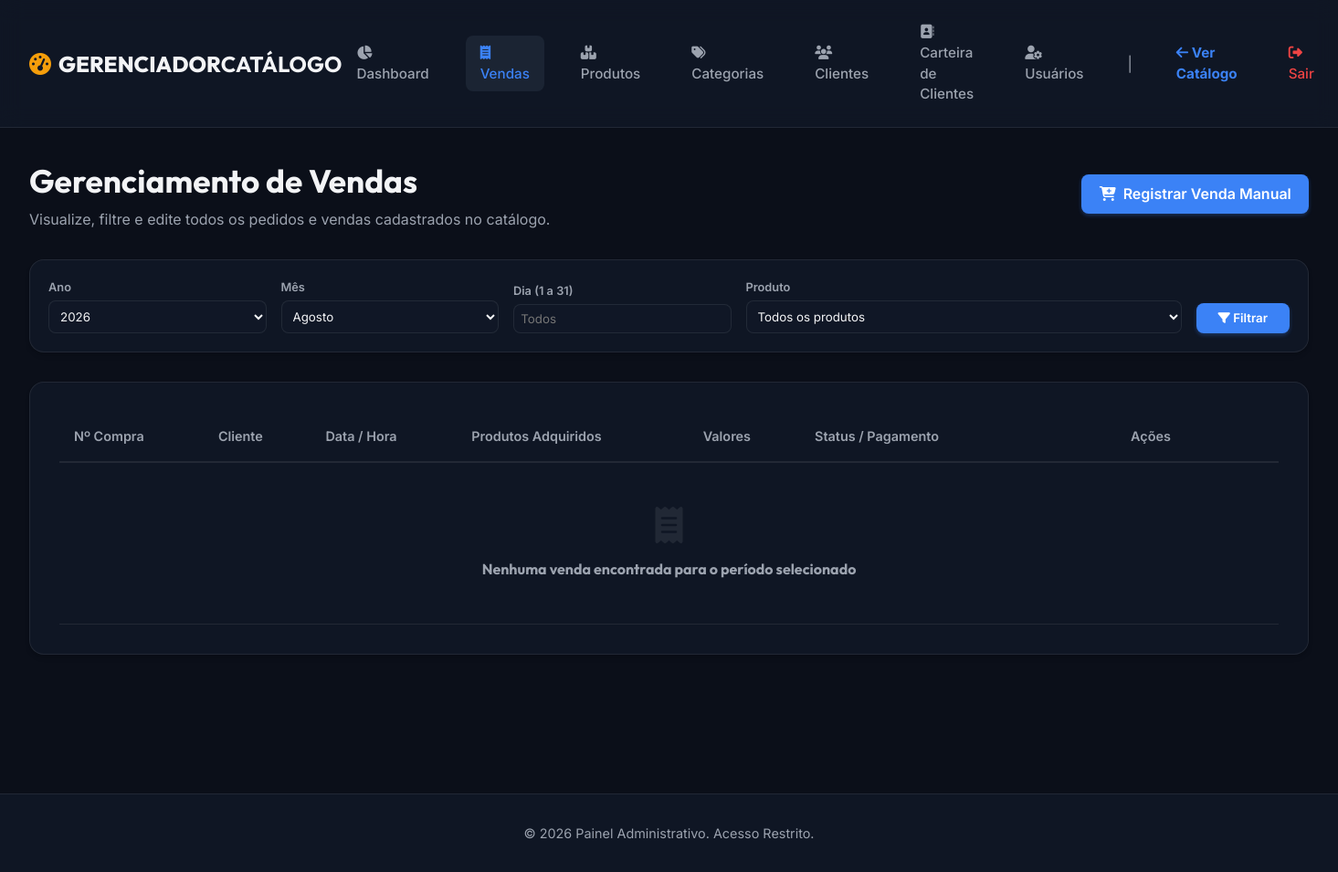
The page /dashboard/vendas/ (signed in) on the database as committed earlier.
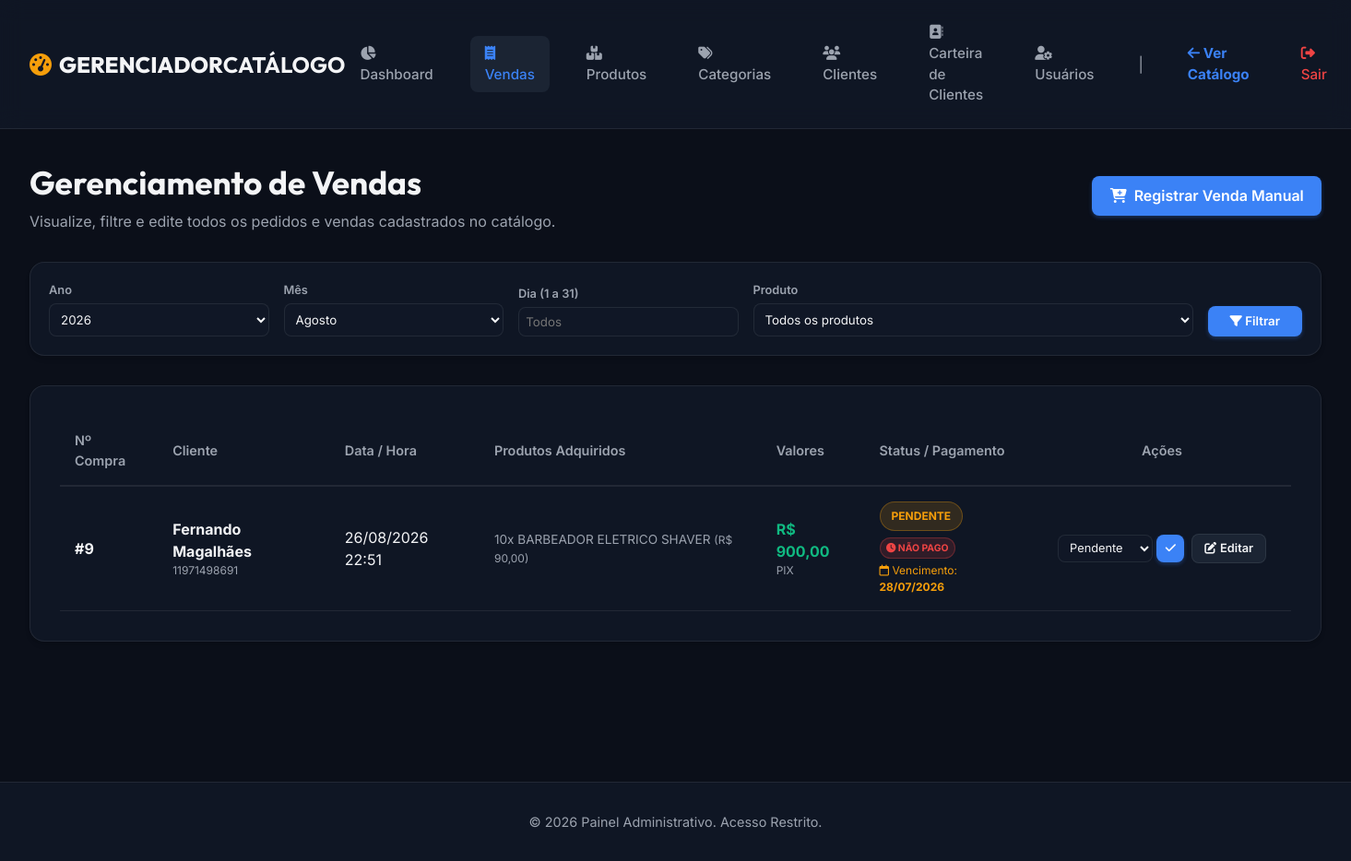
The same page on the database as committed later.
### catalogo/models.py (models this page shows, shortened)
class Purchase(models.Model):
    STATUS_CHOICES = [
        ("Pendente", "Pendente"),
        ("Finalizada", "Finalizada"),
        ("Cancelada", "Cancelada"),
    ]
    client = models.ForeignKey(Client, on_delete=models.CASCADE, related_name="purchases", verbose_name="Cliente")
    date = models.DateTimeField(default=timezone.now, verbose_name="Data da Compra")
    total_value = models.DecimalField(max_digits=10, decimal_places=2, default=0.00, verbose_name="Valor Total")
    status = models.CharField(max_length=20, choices=STATUS_CHOICES, default="Pendente", verbose_name="Status")
    payment_method = models.CharField(max_length=50, default="PIX", verbose_name="Método de Pagamento")
    payment_link = models.URLField(max_length=500, blank=True, default="", verbose_name="Link de Pagamento")
    discount = models.DecimalField(max_digits=10, decimal_places=2, default=0.00, verbose_name="Desconto")
    due_date = models.DateField(null=True, blank=True, verbose_name="Data para Pagar")
    is_paid = models.BooleanField(default=False, verbose_name="Pago")
    class Meta:
        verbose_name = "Compra"
        verbose_name_plural = "Compras"

class Client(models.Model):
    user = models.OneToOneField(User, on_delete=models.SET_NULL, null=True, blank=True, related_name="client_profile", verbose_name="Usuário Relacionado")
    name = models.CharField(max_length=200, verbose_name="Nome Completo")
    cpf_cnpj = models.CharField(max_length=20, verbose_name="CPF/CNPJ", blank=True, default="")
    birthday = models.DateField(verbose_name="Data de Aniversário", null=True, blank=True)
    contact = models.CharField(max_length=50, verbose_name="Contato/Telefone")
    address = models.TextField(verbose_name="Endereço Completo", blank=True, default="")
    class Meta:
        verbose_name = "Cliente"
        verbose_name_plural = "Clientes"

class PurchaseItem(models.Model):
    purchase = models.ForeignKey(Purchase, on_delete=models.CASCADE, related_name="items", verbose_name="Compra")
    product = models.ForeignKey(Product, on_delete=models.PROTECT, related_name="purchase_items", verbose_name="Produto")
    quantity = models.IntegerField(default=1, verbose_name="Quantidade")
    price = models.DecimalField(max_digits=10, decimal_places=2, verbose_name="Preço Unitário")
    class Meta:
        verbose_name = "Item de Compra"
        verbose_name_plural = "Itens de Compra"

class Product(models.Model):
    code = models.CharField(max_length=50, unique=True, verbose_name="Código do Produto")
    name = models.CharField(max_length=200, verbose_name="Nome")
    cost_price = models.DecimalField(max_digits=10, decimal_places=2, verbose_name="Valor de Custo")
    sale_price = models.DecimalField(max_digits=10, decimal_places=2, verbose_name="Valor de Venda")
    category = models.ForeignKey(Category, on_delete=models.PROTECT, related_name="products", verbose_name="Categoria")
    stock = models.IntegerField(default=0, verbose_name="Quantidade em Estoque")
    description = models.TextField(verbose_name="Descrição do Produto")
    is_active = models.BooleanField(default=True, verbose_name="Ativo no Catálogo")
    created_at = models.DateTimeField(auto_now_add=True)
    updated_at = models.DateTimeField(auto_now=True)
    class Meta:
        verbose_name = "Produto"
        verbose_name_plural = "Produtos"

### catalogo/views.py (the view)
# urls.py: path('dashboard/vendas/', views.admin_purchases_list, name='admin_purchases_list'),
@staff_member_required
def admin_purchases_list(request):
    today_date = timezone.localdate()
    year_param = request.GET.get('year')
    month_param = request.GET.get('month')
    day_param = request.GET.get('day')
    product_param = request.GET.get('product')
    is_filtered = request.GET.get('filter_active') == '1'
    if not is_filtered:
        filter_year = today_date.year
        filter_month = today_date.month
        filter_day = None
        filter_product = None
    else:
        filter_year = int(year_param) if year_param else None
        filter_month = int(month_param) if month_param else None
        filter_day = int(day_param) if day_param else None
        filter_product = int(product_param) if product_param else None
    purchases_query = Purchase.objects.all()
    if filter_year:
        purchases_query = purchases_query.filter(date__year=filter_year)
    if filter_month:
        purchases_query = purchases_query.filter(date__month=filter_month)
    if filter_day:
        purchases_query = purchases_query.filter(date__day=filter_day)
    if filter_product:
        purchases_query = purchases_query.filter(items__product_id=filter_product).distinct()
    purchases = purchases_query.order_by('-date')
    years_dates = list(Purchase.objects.dates('date', 'year'))
    available_years = [y.year for y in years_dates]
    if today_date.year not in available_years:
        available_years.append(today_date.year)
    available_years = sorted(list(set(available_years)), reverse=True)
    months_list = [
        (1, 'Janeiro'), (2, 'Fevereiro'), (3, 'Março'), (4, 'Abril'),
        (5, 'Maio'), (6, 'Junho'), (7, 'Julho'), (8, 'Agosto'),
        (9, 'Setembro'), (10, 'Outubro'), (11, 'Novembro'), (12, 'Dezembro')
    ]
    all_products = Product.objects.all().order_by('name')
    context = {
        'purchases': purchases,
        'today': today_date,
        'filter_year': filter_year,
        'filter_month': filter_month,
        'filter_day': filter_day,
        'filter_product': filter_product,
        'available_years': available_years,
        'months_list': months_list,
        'is_filtered': is_filtered,
        'all_products': all_products,
    }
    return render(request, 'catalogo/admin_purchases_list.html', context)

### catalogo/templates/catalogo/admin_purchases_list.html (shortened to what this page needs)
{% extends 'catalogo/admin_base.html' %}
{% block content %}
    <div class="admin-card-header" style="margin-bottom: 2rem;">
        <div>
            <h1 style="font-family: var(--font-title); font-size: 2.2rem; margin-bottom: 0.2rem;">Gerenciamento de Vendas</h1>
            <p style="color: var(--text-muted);">Visualize, filtre e edite todos os pedidos e vendas cadastrados no catálogo.</p>
        </div>
        <div>
            <a href="{% url 'admin_purchase_create' %}" class="btn btn-primary" style="display: flex; align-items: center; gap: 0.5rem; padding: 0.6rem 1.2rem;">
                <i class="fa-solid fa-cart-plus"></i> Registrar Venda Manual
            </a>
        </div>
    </div>
    <div class="admin-card" style="margin-bottom: 2rem; padding: 1.25rem;">
        <form method="GET" style="display: flex; gap: 1rem; align-items: flex-end; flex-wrap: wrap;">
            <div class="form-group" style="margin-bottom: 0; min-width: 120px; flex: 1;">
                <label for="filter_year" style="font-size: 0.8rem; margin-bottom: 0.3rem; font-weight: 600; color: var(--text-muted);">Ano</label>
                <select name="year" id="filter_year" class="form-select" style="padding: 0.5rem;">
                    {% for y in available_years %}
                        <option value="{{ y }}" {% if filter_year == y %}selected{% endif %}>{{ y }}</option>
                    {% endfor %}
                </select>
            </div>
            <div class="form-group" style="margin-bottom: 0; min-width: 150px; flex: 1;">
                <label for="filter_month" style="font-size: 0.8rem; margin-bottom: 0.3rem; font-weight: 600; color: var(--text-muted);">Mês</label>
                <select name="month" id="filter_month" class="form-select" style="padding: 0.5rem;">
                    {% for val, name in months_list %}
                        <option value="{{ val }}" {% if filter_month == val %}selected{% endif %}>{{ name }}</option>
                    {% endfor %}
                </select>
            </div>
            <div class="form-group" style="margin-bottom: 0; min-width: 100px; flex: 1;">
                <label for="filter_day" style="font-size: 0.8rem; margin-bottom: 0.3rem; font-weight: 600; color: var(--text-muted);">Dia (1 a 31)</label>
                <input type="number" name="day" id="filter_day" class="form-control" min="1" max="31" placeholder="Todos" value="{{ filter_day|default:'' }}" style="padding: 0.45rem;">
            </div>
            <div class="form-group" style="margin-bottom: 0; min-width: 200px; flex: 2;">
                <label for="filter_product" style="font-size: 0.8rem; margin-bottom: 0.3rem; font-weight: 600; color: var(--text-muted);">Produto</label>
                <select name="product" id="filter_product" class="form-select" style="padding: 0.5rem;">
                    <option value="">Todos os produtos</option>
                </select>
            </div>
            <div style="display: flex; gap: 0.5rem; flex-shrink: 0;">
                <button type="submit" class="btn btn-primary" style="padding: 0.55rem 1.5rem;">
                    <i class="fa-solid fa-filter"></i> Filtrar
                </button>
            </div>
        </form>
    </div>
    <div class="admin-card">
        <div class="table-responsive">
            <table class="admin-table">
                <thead>
                    <tr>
                        <th>Nº Compra</th>
                        <th>Cliente</th>
                        <th>Data / Hora</th>
                        <th>Produtos Adquiridos</th>
                        <th>Valores</th>
                        <th>Status / Pagamento</th>
                        <th style="width: 280px; text-align: center;">Ações</th>
                    </tr>
                </thead>
                <tbody>
                    {% for purchase in purchases %}
                        <tr>
                            <td style="font-weight: bold;">#{{ purchase.id }}</td>
                            <td>
                                <div><b>{{ purchase.client.name }}</b></div>
                                <div style="font-size: 0.75rem; color: var(--text-muted);">{{ purchase.client.contact }}</div>
                            </td>
                            <td>{{ purchase.date|date:"d/m/Y H:i" }}</td>
                            <td>
                                <ul style="list-style: none; padding-left: 0;">
                                    {% for item in purchase.items.all %}
                                        <li style="font-size: 0.85rem; color: var(--text-muted);">
                                            {{ item.quantity }}x {{ item.product.name }} <span style="font-size: 0.75rem;">(R$ {{ item.price }})</span>
                                        </li>
                                    {% endfor %}
                                </ul>
                            </td>
                            <td>
                                <div style="font-weight: bold; color: var(--success);">R$ {{ purchase.total_value }}</div>
                                <div style="font-size: 0.75rem; color: var(--text-muted);">{{ purchase.payment_method }}</div>
                            </td>
                            <td>
                                <div style="margin-bottom: 0.25rem;">
                                    {% if purchase.status == 'Pendente' %}
                                        <span class="badge badge-pending">Pendente</span>
                                    {% elif purchase.status == 'Finalizada' %}
                                        <span class="badge badge-success">Finalizada</span>
                                    {% else %}
                                        <span class="badge badge-danger">Cancelada</span>
                                    {% endif %}
                                </div>
                                <div style="margin-bottom: 0.25rem;">
                                    {% if purchase.is_paid %}
                                        <span class="badge badge-success" style="font-size: 0.65rem; padding: 0.15rem 0.4rem;"><i class="fa-solid fa-check"></i> Pago</span>
                                    {% else %}
                                        <span class="badge badge-danger" style="font-size: 0.65rem; padding: 0.15rem 0.4rem;"><i class="fa-solid fa-clock"></i> Não Pago</span>
                                    {% endif %}
                                </div>
                                {% if purchase.due_date %}
                                    <div style="font-size: 0.75rem; color: var(--warning);">
                                        <i class="fa-regular fa-calendar"></i> Vencimento: <b>{{ purchase.due_date|date:"d/m/Y" }}</b>
                                    </div>
                                {% endif %}
                            </td>
                            <td>
                                <div style="display: flex; gap: 0.5rem; align-items: center; justify-content: center;">
                                    {% if purchase.status == 'Finalizada' and not request.user.is_superuser %}
                                        <select class="form-select" disabled style="padding: 0.35rem 0.5rem; font-size: 0.8rem; width: auto; opacity: 0.6; cursor: not-allowed;">
                                            <option selected>Finalizada</option>
                                        </select>
                                    {% else %}
                                        <form method="POST" action="{% url 'update_purchase_status' purchase.id %}?next=admin_purchases_list" style="display: inline-flex; gap: 0.25rem;">
                                            <select name="status" class="form-select" style="padding: 0.35rem 0.5rem; font-size: 0.8rem; width: auto;">
                                                <option value="Pendente" {% if purchase.status == 'Pendente' %}selected{% endif %}>Pendente</option>
                                            </select>
                                            <button type="submit" class="btn btn-sm btn-primary" title="Atualizar Status" style="padding: 0.35rem 0.6rem;">
                                                <i class="fa-solid fa-check"></i>
                                            </button>
                                        </form>
                                    {% endif %}
                                    <a href="{% url 'admin_purchase_edit' purchase.id %}" class="btn btn-sm" style="background: var(--bg-hover); color: var(--text-main); border: 1px solid var(--border); text-decoration: none; padding: 0.35rem 0.8rem; font-size: 0.8rem; display: inline-flex; align-items: center; gap: 0.25rem;" title="Editar produtos e quantidades">
                                        <i class="fa-solid fa-pen-to-square"></i> Editar
                                    </a>
                                </div>
                            </td>
                        </tr>
                    {% empty %}
                        <tr>
                            <td colspan="7" style="text-align: center; padding: 3rem 0; color: var(--text-muted);">
                                <i class="fa-solid fa-receipt" style="font-size: 2.5rem; margin-bottom: 1rem; color: var(--border);"></i>
                                <h4>Nenhuma venda encontrada para o período selecionado</h4>
                            </td>
                        </tr>
                    {% endfor %}
                </tbody>
            </table>
        </div>
    </div>
{% endblock %}

Rows that differ between the two databases and show on the page:
added Purchase: id "9", client.name "Fernando Magalhães", client.contact "11971498691", date "26/08/2026 22:51", total_value "900,00", payment_method "PIX", shows "PENDENTE", is_paid False (drawn), due_date "28/07/2026", status "Pendente"
added PurchaseItem: quantity "10", product.name "BARBEADOR ELETRICO SHAVER", price "90,00"
Other text that changed with them:
text no longer shown: "Nenhuma venda encontrada para o período selecionado"
